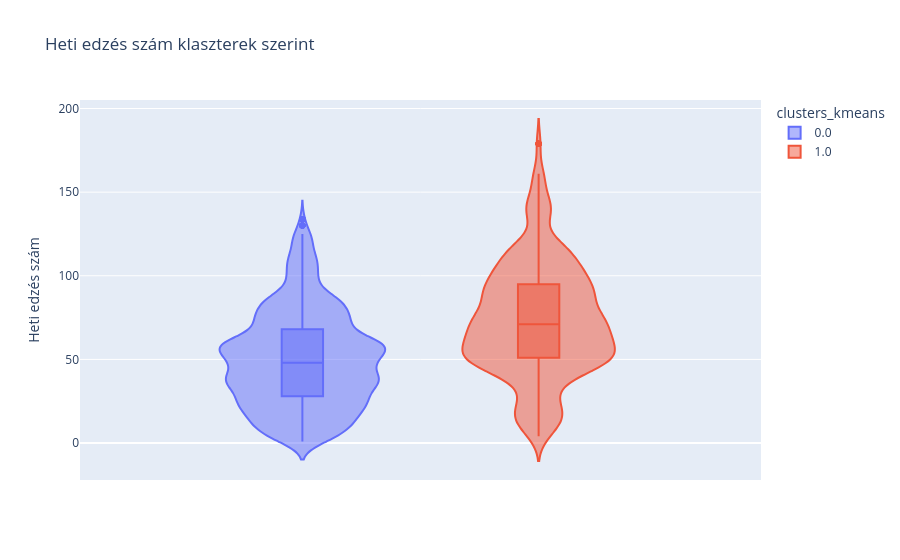

Notebook code for this chart:
### Code cell
#Violin plot segítségével mutassuk meg, hogy az egyes klaszterokban hogyan alakul a weekly_calori_burn
fig = px.violin(df_merged_exerices, y="obs_count", color=clustering, box=True, hover_data=df_merged_exerices.columns, title="Heti edzés szám klaszterek szerint")
fig.update_yaxes(title_text='Heti edzés szám')
fig.show()

### Figure 1 — Plotly figure (JSON) as saved in the notebook; plotly's stock layout.template omitted (floating-point values rounded to 4 significant figures; data arrays with more than 128 entries replaced by an {"elided": "..."} marker saying what was removed)
{"data": [{"alignmentgroup": "True", "box": {"visible": true}, "customdata": {"elided": "5460x10 mixed values"}, "hovertemplate": "clusters_kmeans=%{customdata[5]}<br>obs_count=%{y}<br>patient_id=%{customdata[0]}<br>week_ending=%{customdata[1]}<br>weekly_calorie_burn=%{customdata[2]}<br>week_index=%{customdata[3]}<br>clusters_dbscan=%{customdata[4]}<br>week_index_x=%{customdata[6]}<br>weight=%{customdata[7]}<br>calorie_sum=%{customdata[8]}<br>week_index_y=%{customdata[9]}<extra></extra>", "legendgroup": "0.0", "marker": {"color": "#636efa"}, "name": "0.0", "offsetgroup": "0.0", "orientation": "v", "scalegroup": "True", "showlegend": true, "type": "violin", "x0": " ", "xaxis": "x", "y": {"elided": "5460 float values"}, "y0": " ", "yaxis": "y"}, {"alignmentgroup": "True", "box": {"visible": true}, "customdata": {"elided": "2268x10 mixed values"}, "hovertemplate": "clusters_kmeans=%{customdata[5]}<br>obs_count=%{y}<br>patient_id=%{customdata[0]}<br>week_ending=%{customdata[1]}<br>weekly_calorie_burn=%{customdata[2]}<br>week_index=%{customdata[3]}<br>clusters_dbscan=%{customdata[4]}<br>week_index_x=%{customdata[6]}<br>weight=%{customdata[7]}<br>calorie_sum=%{customdata[8]}<br>week_index_y=%{customdata[9]}<extra></extra>", "legendgroup": "1.0", "marker": {"color": "#EF553B"}, "name": "1.0", "offsetgroup": "1.0", "orientation": "v", "scalegroup": "True", "showlegend": true, "type": "violin", "x0": " ", "xaxis": "x", "y": {"elided": "2268 float values"}, "y0": " ", "yaxis": "y"}], "layout": {"legend": {"title": {"text": "clusters_kmeans"}, "tracegroupgap": 0}, "title": {"text": "Heti edzés szám klaszterek szerint"}, "violinmode": "group", "xaxis": {"anchor": "y", "domain": [0, 1]}, "yaxis": {"anchor": "x", "domain": [0, 1], "title": {"text": "Heti edzés szám"}}}}
